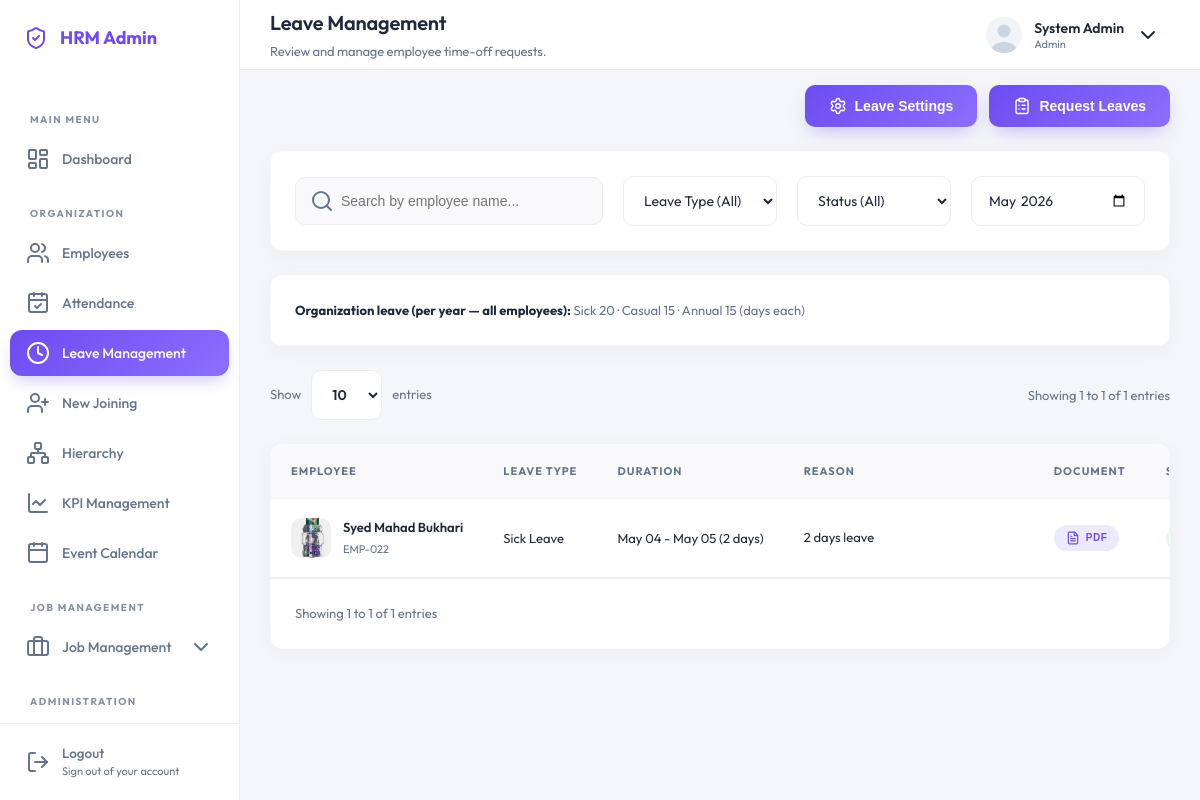
/admin/leave-management.php (signed in), run on an earlier commit of the app's database.
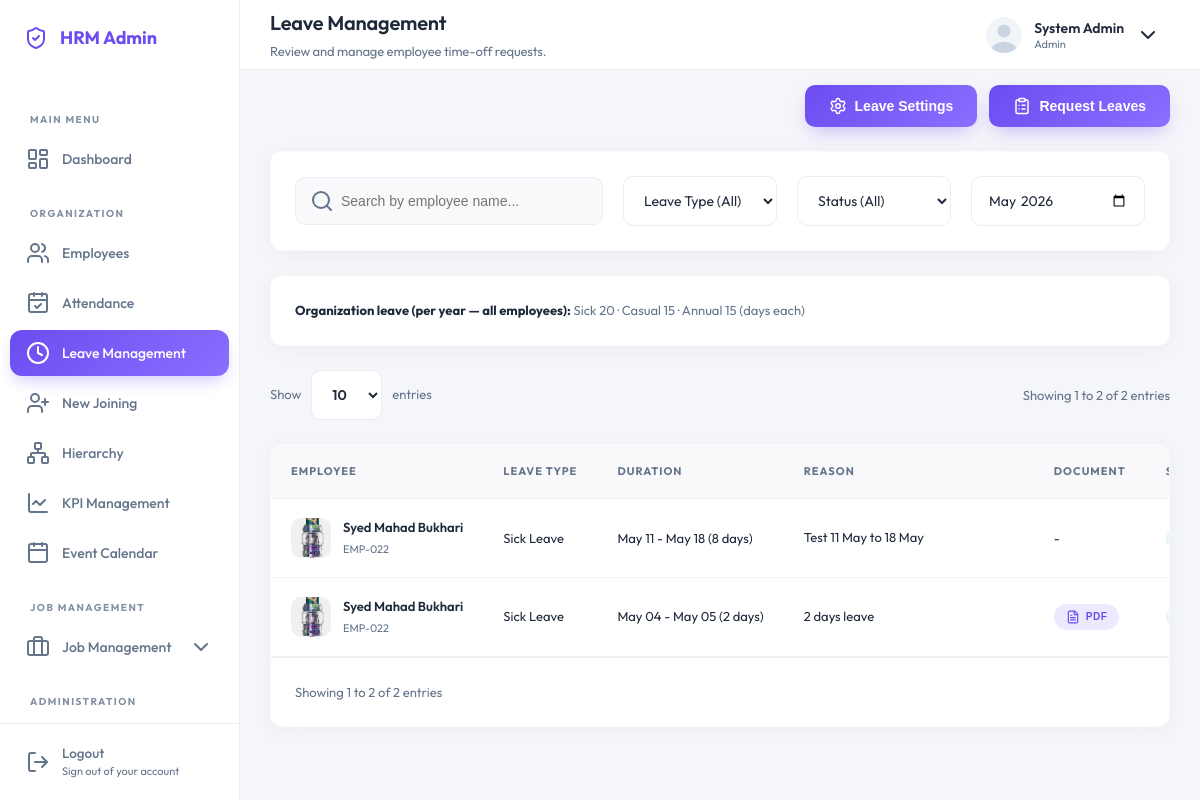
And on a later commit of the database.
### tables this page shows
CREATE TABLE `leave_requests` (
  `id` int(11) NOT NULL,
  `employee_id` int(11) NOT NULL,
  `leave_type_id` int(11) NOT NULL,
  `start_date` date NOT NULL,
  `end_date` date NOT NULL,
  `reason` text DEFAULT NULL,
  `document_path` varchar(255) DEFAULT NULL,
  `status` enum('Pending','Approved','Rejected') DEFAULT 'Pending',
  `admin_note` text DEFAULT NULL,
  `applied_at` timestamp NOT NULL DEFAULT current_timestamp(),
  `updated_at` timestamp NULL DEFAULT NULL ON UPDATE current_timestamp()
);

CREATE TABLE `employees` (
  `id` int(11) NOT NULL,
  `first_name` varchar(50) NOT NULL,
  `middle_name` varchar(50) DEFAULT NULL,
  `last_name` varchar(50) NOT NULL,
  `email` varchar(100) NOT NULL,
  `password` varchar(255) NOT NULL,
  `role` enum('Admin','HR','Employee') DEFAULT 'Employee',
  `gender` enum('Male','Female','Other') DEFAULT NULL,
  `dob` date DEFAULT NULL,
  `phone` varchar(25) DEFAULT NULL,
  `cnic_number` varchar(25) DEFAULT NULL,
  `address` text DEFAULT NULL,
  `emergency_contact` varchar(25) DEFAULT NULL,
  `emergency_relation` varchar(50) DEFAULT NULL,
  `department_id` int(11) DEFAULT NULL,
  `shift_id` int(11) DEFAULT NULL,
  `job_title` varchar(100) DEFAULT NULL,
  `job_type` enum('Permanent','Probation','Internship') DEFAULT 'Permanent',
  `salary` decimal(12,2) DEFAULT 0.00,
  `joining_date` date DEFAULT NULL,
  `status` enum('Pending','Active','On Leave','Terminated','Exit') DEFAULT 'Pending',
  `id_card_path` varchar(255) DEFAULT NULL,
  `other_docs` text DEFAULT NULL,
  `resume_path` varchar(255) DEFAULT NULL,
  `profile_pic` varchar(255) DEFAULT NULL,
  `created_at` timestamp NOT NULL DEFAULT current_timestamp(),
  `updated_at` timestamp NULL DEFAULT NULL ON UPDATE current_timestamp(),
  `deleted_at` timestamp NULL DEFAULT NULL
);

CREATE TABLE `leave_types` (
  `id` int(11) NOT NULL,
  `name` varchar(50) NOT NULL,
  `days_per_year` int(11) NOT NULL DEFAULT 0
);

### admin/leave-management.php (the view, shortened to what this page needs)
<?php
$page_title = "Leave Management";
$page_subtitle = "Review and manage employee time-off requests.";
include 'includes/header.php';
$stmt = $pdo->prepare("SELECT `id`, `name`, `days_per_year` FROM `leave_types`");
$stmt->execute();
$leaveTypeRows = $stmt->fetchAll(PDO::FETCH_ASSOC);
$leaveQuotas = [
    'sick' => 0,
    'casual' => 0,
    'annual' => 0
];
foreach ($leaveTypeRows as $lt) {
    if ($lt['id'] == 1) $leaveQuotas['sick'] = $lt['days_per_year'];
    if ($lt['id'] == 2) $leaveQuotas['casual'] = $lt['days_per_year'];
    if ($lt['id'] == 3) $leaveQuotas['annual'] = $lt['days_per_year'];
}
$req_stmt = $pdo->prepare("
    SELECT lr.*, lt.name as leave_type_name, e.first_name, e.middle_name, e.last_name, e.profile_pic
    FROM leave_requests lr
    JOIN leave_types lt ON lr.leave_type_id = lt.id
    JOIN employees e ON lr.employee_id = e.id
    ORDER BY lr.applied_at DESC
");
$req_stmt->execute();
$all_requests = $req_stmt->fetchAll(PDO::FETCH_ASSOC);
?>
<?php include 'includes/sidebar.php'; ?>
<div class="page-action-area">
    <button type="button" class="btn-primary" id="openLeaveSettingsBtn">
        <i data-lucide="settings"></i>
        <span>Leave Settings</span>
    </button>
    <div id="allRequestsBtn">
        <button class="btn-primary" onclick="toggleLeaveView('pending')">
            <i data-lucide="clipboard-list"></i>
            <span>Request Leaves</span>
        </button>
    </div>
</div>
<div class="card p-24 mb-24">
    <div class="filter-grid">
        <div class="search-box">
            <input type="text" placeholder="Search by employee name...">
        </div>
        <div class="filter-item">
            <select class="form-control">
                <option value="">Leave Type (All)</option>
            </select>
        </div>
        <div class="filter-item">
            <select class="form-control">
                <option value="">Status (All)</option>
            </select>
        </div>
        <div class="filter-item">
            <input type="month" class="form-control" value="<?= date('Y-m') ?>">
        </div>
    </div>
</div>
<div class="card p-20 mb-24 leave-quota-summary-card" id="leaveQuotaSummaryCard">
    <p class="font-13 m-0 text-dark">
        <strong>Organization leave (per year — all employees):</strong>
        <span id="leaveQuotaSummaryText" class="text-light">
            Sick <?= $leaveQuotas['sick'] ?> &middot; Casual <?= $leaveQuotas['casual'] ?> &middot; Annual <?= $leaveQuotas['annual'] ?> (days each)
        </span>
    </p>
</div>
<div id="allRequestsView">
    <div class="flex-between mb-24 px-4">
        <div class="flex-center gap-10">
            <span class="font-13 text-light">Show</span>
            <select class="form-control font-13 font-600 per-page-select" id="perPageSelect">
                <option value="10" selected>10</option>
            </select>
            <span class="font-13 text-light">entries</span>
        </div>
        <div class="text-right">
            <span class="font-13 text-light" id="tableSummary">Showing 1 to 10 of 10 entries</span>
        </div>
    </div>
    <div class="card p-0 overflow-hidden">
        <div class="table-responsive">
            <table class="data-table">
                <thead>
                    <tr>
                        <th>EMPLOYEE</th>
                        <th>LEAVE TYPE</th>
                        <th>DURATION</th>
                        <th class="allow-wrap">REASON</th>
                        <th>DOCUMENT</th>
                        <th>STATUS</th>
                    </tr>
                </thead>
                <tbody id="leaveTableBody">
                    <?php if (count($all_requests) > 0): ?>
                        <?php foreach ($all_requests as $lr):
                            $emp_id_display = 'EMP-0' . $lr['employee_id'];
                            $middle_name_part = !empty($lr['middle_name']) ? $lr['middle_name'] . ' ' : '';
                            $leave_user_name = trim($lr['first_name'] . ' ' . $middle_name_part . $lr['last_name']);
                            $leave_user_avatar = !empty($lr['profile_pic']) ? '../' . $lr['profile_pic'] : '../images/profile-image/default-avatar.svg';
                            $start_ts = strtotime($lr['start_date']);
                            $end_ts = strtotime($lr['end_date']);
                            $days = (int)round(($end_ts - $start_ts) / (60 * 60 * 24)) + 1;
                            $date_range = date("M d", $start_ts) . ' - ' . date("M d", $end_ts) . " ($days days)";
                            $badge_class = 'badge-warning';
                            if ($lr['status'] === 'Approved') $badge_class = 'badge-success';
                            $safe_reason = htmlspecialchars($lr['reason'] ?? '', ENT_QUOTES, 'UTF-8');
                            $display_reason = mb_strlen($lr['reason'] ?? '') > 35 ? mb_substr($lr['reason'], 0, 35) . '...' : ($lr['reason'] ?? '');
                            $safe_display_reason = htmlspecialchars($display_reason, ENT_QUOTES, 'UTF-8');
                            $doc_path_js = !empty($lr['document_path']) ? '../' . htmlspecialchars(str_replace("\\", "/", $lr['document_path']), ENT_QUOTES, 'UTF-8') : '';
                            $doc_ext = !empty($lr['document_path']) ? strtolower(pathinfo($lr['document_path'], PATHINFO_EXTENSION)) : '';
                            $is_img = in_array($doc_ext, ['jpg', 'jpeg', 'png']);
                        ?>
                        <tr data-id="<?= $lr['id'] ?>" data-status="<?= $lr['status'] ?>">
                            <td>
                                <div class="emp-profile">
                                    <img src="<?= htmlspecialchars($leave_user_avatar, ENT_QUOTES, 'UTF-8') ?>" class="emp-avatar" alt="">
                                    <div class="emp-info">
                                        <span class="name"><?= htmlspecialchars($leave_user_name, ENT_QUOTES, 'UTF-8') ?></span>
                                        <span class="email"><?= htmlspecialchars($emp_id_display, ENT_QUOTES, 'UTF-8') ?></span>
                                    </div>
                                </div>
                            </td>
                            <td><?= htmlspecialchars($lr['leave_type_name']) ?></td>
                            <td><?= $date_range ?></td>
                            <td class="allow-wrap" title="<?= $safe_reason ?>"><?= $safe_display_reason ?></td>
                            <td>
                                <?php if (!empty($lr['document_path'])): ?>
                                    <button class="doc-pill <?= $is_img ? 'doc-pill-image' : 'doc-pill-pdf' ?>" title="View Document"
                                        onclick="openLeaveDocument('<?= $doc_path_js ?>','<?= $is_img ? 'image' : 'pdf' ?>')">
                                        <i data-lucide="<?= $is_img ? 'image' : 'file-text' ?>" size="14"></i>
                                        <span><?= $is_img ? 'Image' : 'PDF' ?></span>
                                    </button>
                                <?php else: ?>
                                    -
                                <?php endif; ?>
                            </td>
                            <td><span class="badge <?= $badge_class ?>"><?= $lr['status'] ?></span></td>
                        </tr>
                        <?php endforeach; ?>
                    <?php else: ?>
                        <tr><td colspan="7" class="text-center py-20 text-light">No leave requests found.</td></tr>
                    <?php endif; ?>
                </tbody>
            </table>
        </div>
        <div class="p-24 flex-between border-top">
            <span class="font-13 text-light" id="paginationInfo">Showing 1 to 10 of 10 entries</span>
        </div>
    </div>
</div>
<?php include 'includes/footer.php'; ?>

### admin/includes/header.php (shortened to what this page needs)
<!DOCTYPE html>
<html lang="en">
<head>
    <link rel="stylesheet" href="assets/css/style.css">
    <link rel="stylesheet" type="text/css" href="https://cdn.jsdelivr.net/npm/toastify-js/src/toastify.min.css">
</head>
<body>
    <div class="admin-container">

### admin/includes/sidebar.php (shortened to what this page needs)
<?php
$current_page = basename($_SERVER['PHP_SELF']);
?>
<aside class="sidebar" id="sidebar">
    <div class="sidebar-logo">
        <i data-lucide="shield-check" size="28"></i>
        <span>HRM Admin</span>
    </div>
    <div class="sidebar-menu custom-scrollbar">
        <div class="menu-label">Main Menu</div>
        <div class="menu-item">
            <a href="index.php" class="menu-link <?= ($current_page == 'index.php') ? 'active' : '' ?>">
                <i data-lucide="layout-dashboard" size="18"></i>
                <span>Dashboard</span>
            </a>
        </div>
        <div class="menu-label">Organization</div>
        <div class="menu-item">
            <a href="employees.php" class="menu-link <?= ($current_page == 'employees.php') ? 'active' : '' ?>">
                <i data-lucide="users" size="18"></i>
                <span>Employees</span>
            </a>
        </div>
        <div class="menu-item">
            <a href="attendance.php" class="menu-link <?= ($current_page == 'attendance.php') ? 'active' : '' ?>">
                <i data-lucide="calendar-check" size="18"></i>
                <span>Attendance</span>
            </a>
        </div>
        <div class="menu-item">
            <a href="leave-management.php" class="menu-link <?= ($current_page == 'leave-management.php') ? 'active' : '' ?>">
                <i data-lucide="clock" size="18"></i>
                <span>Leave Management</span>
            </a>
        </div>
        <div class="menu-item">
            <a href="new-joining.php" class="menu-link <?= ($current_page == 'new-joining.php') ? 'active' : '' ?>">
                <i data-lucide="user-plus" size="18"></i>
                <span>New Joining</span>
            </a>
        </div>
        <div class="menu-item">
            <a href="hierarchy.php" class="menu-link <?= ($current_page == 'hierarchy.php') ? 'active' : '' ?>">
                <i data-lucide="network" size="18"></i>
                <span>Hierarchy</span>
            </a>
        </div>
        <div class="menu-item">
            <a href="kpi-management.php" class="menu-link <?= ($current_page == 'kpi-management.php') ? 'active' : '' ?>">
                <i data-lucide="line-chart" size="18"></i>
                <span>KPI Management</span>
            </a>
        </div>
        <div class="menu-item">
            <a href="event-calendar.php" class="menu-link <?= ($current_page == 'event-calendar.php') ? 'active' : '' ?>">
                <i data-lucide="calendar" size="18"></i>
                <span>Event Calendar</span>
            </a>
        </div>
        <div class="menu-label">Job Management</div>
        <div class="menu-item has-submenu <?= in_array($current_page, ['job-list.php', 'create-job.php', 'job-candidates.php', 'candidate-detail.php', 'interviews.php']) ? 'active open' : '' ?>">
            <a href="javascript:void(0)" class="menu-link submenu-toggle">
                <i data-lucide="briefcase" size="18"></i>
                <span>Job Management</span>
                <i data-lucide="chevron-down" size="14" class="chevron"></i>
            </a>
        </div>
        <div class="menu-label">Administration</div>
        <div class="menu-item">
            <a href="payroll.php" class="menu-link <?= ($current_page == 'payroll.php') ? 'active' : '' ?>">
            </a>
        </div>
    </div>
    <div class="sidebar-footer">
        <div class="menu-item m-0">
            <a href="../logout.php" class="menu-link danger menu-link--logout-stack">
                <i data-lucide="log-out" size="18"></i>
                <span class="menu-link__logout-stack">
                    <span class="menu-link__logout-title">Logout</span>
                    <span class="menu-link__logout-sub">Sign out of your account</span>
                </span>
            </a>
        </div>
    </div>
</aside>
<main class="main-wrapper">
    <header class="top-bar">
        <div class="page-title">
            <div class="title-meta">
                <h2><?= isset($page_title) ? $page_title : ucwords(str_replace(['.php', '-'], ['', ' '], $current_page)) ?></h2>
                <?php if(isset($page_subtitle)): ?>
                    <p class="font-13 text-light mt-2"><?= $page_subtitle ?></p>
                <?php endif; ?>
            </div>
        </div>
        <div class="top-actions">
            <div class="user-profile-dropdown" id="userProfileDropdown">
                <button type="button" class="user-profile user-profile-toggle" id="userProfileToggle" aria-haspopup="true" aria-expanded="false">
                    <?php
                    $admin_avatar = !empty($_SESSION['user_profile_pic']) ? '../' . $_SESSION['user_profile_pic'] : '../images/profile-image/default-avatar.svg';
                    ?>
                    <img src="<?= $admin_avatar ?>" alt="Admin" class="user-avatar" onerror="this.src='../images/profile-image/default-avatar.svg'">
                    <div class="user-info">
                        <span class="user-name"><?= htmlspecialchars($_SESSION['user_name'] ?? 'Admin', ENT_QUOTES, 'UTF-8') ?></span>
                        <span class="user-role"><?= htmlspecialchars($_SESSION['user_role'] ?? 'Super Admin', ENT_QUOTES, 'UTF-8') ?></span>
                    </div>
                    <i data-lucide="chevron-down" size="16" class="user-dropdown-chevron"></i>
                </button>
            </div>
        </div>
    </header>
    <div class="content-body">

### admin/includes/footer.php (shortened to what this page needs)
    </div>
</main>
</div>
</body>
</html>

What changed in the data, as far as the page shows it:
added leave_requests: employee.profile_pic (picture), employee.last_name "Syed Mahad Bukhari", employee "EMP-022", leave_type.name "Sick Leave", date_range "May 11 - May 18 (8 days)", reason "Test 11 May to 18 May"
Also different on the page:
text written by a page script: "Showing 1 to 1 of 1 entries" → "Showing 1 to 2 of 2 entries"
